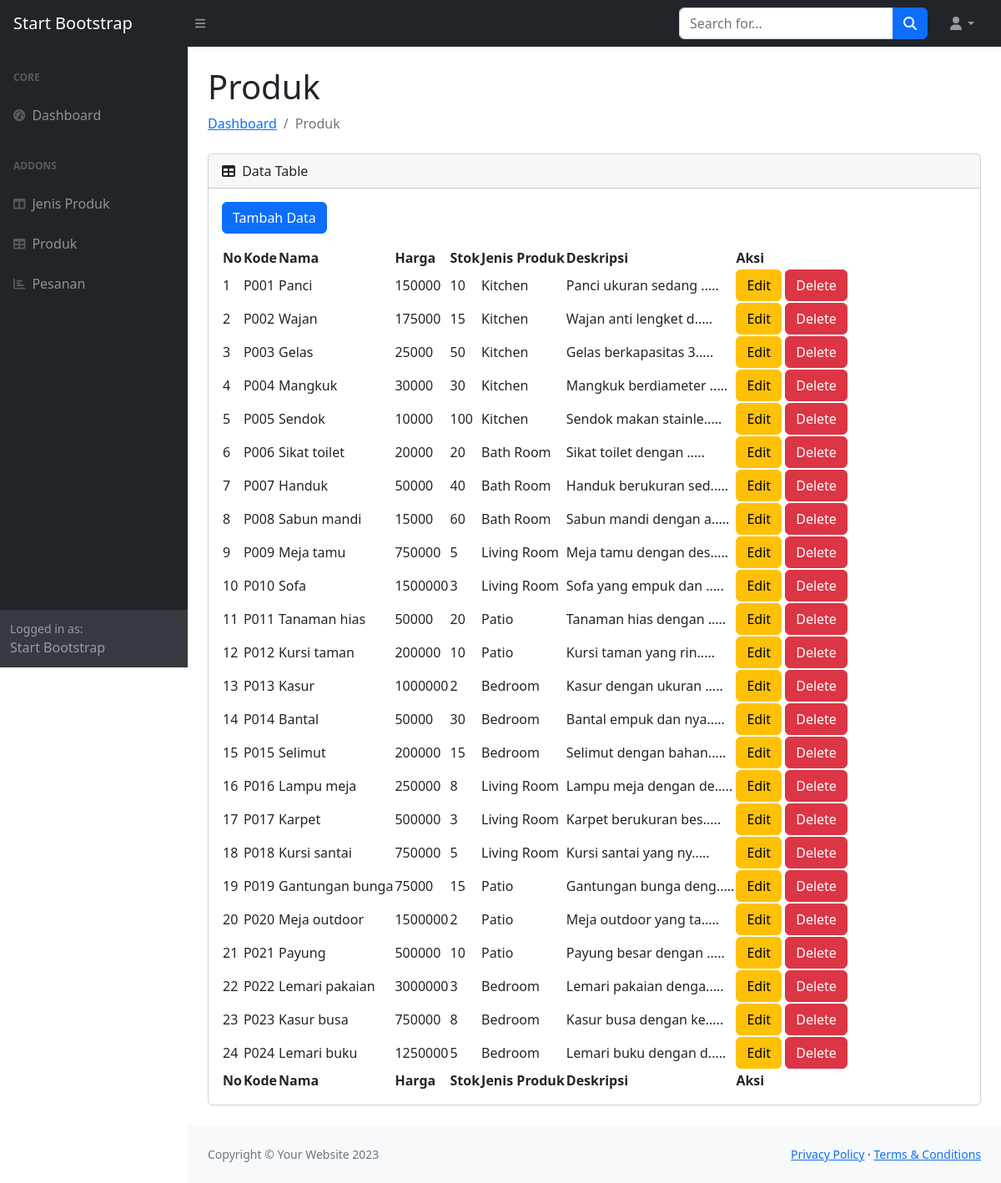
The app's page /admin/produk.php with its own data.
### tables this page shows
CREATE TABLE `produk` (
  `id` int(11) NOT NULL,
  `kode` varchar(45) DEFAULT NULL,
  `nama` varchar(45) NOT NULL,
  `harga` double NOT NULL,
  `stok` int(11) NOT NULL,
  `jenis_produk` varchar(45) NOT NULL,
  `desk` varchar(200) NOT NULL
);

### admin/produk.php (the view)
<?php include 'layouts/header.php' ?>
<main>
    <div class="container-fluid px-4">
        <h1 class="mt-4">Produk</h1>
        <ol class="breadcrumb mb-4">
            <li class="breadcrumb-item"><a href="index.php">Dashboard</a></li>
            <li class="breadcrumb-item active">Produk</li>
        </ol>
        <div class="card mb-4">
            <div class="card-header">
                <i class="fas fa-table me-1"></i>
                Data Table
            </div>
            <div class="card-body">
                <a href="form_produk.php" class="btn btn-primary mb-3">Tambah Data</a>
                <table id="datatablesSimple">
                    <thead>
                        <tr>
                            <th>No</th>
                            <th>Kode</th>
                            <th>Nama</th>
                            <th>Harga</th>
                            <th>Stok</th>
                            <th>Jenis Produk</th>
                            <th>Deskripsi</th>
                            <th>Aksi</th>
                        </tr>
                    </thead>
                    <tfoot>
                        <tr>
                            <th>No</th>
                            <th>Kode</th>
                            <th>Nama</th>
                            <th>Harga</th>
                            <th>Stok</th>
                            <th>Jenis Produk</th>
                            <th>Deskripsi</th>
                            <th>Aksi</th>
                        </tr>
                    </tfoot>
                    <tbody>
                        <?php
                        $sql = "SELECT * FROM produk";
                        $stmt = $dbh->prepare($sql);
                        $stmt->execute();
                        $produk = $stmt->fetchAll();
                        foreach ($produk as $jp) {
                        ?>
                            <tr>
                                <td><?= $jp['id'] ?></td>
                                <td><?= $jp['kode'] ?></td>
                                <td><?= $jp['nama'] ?></td>
                                <td><?= $jp['harga'] ?></td>
                                <td><?= $jp['stok'] ?></td>
                                <td><?= $jp['jenis_produk'] ?></td>
                                <td><?= substr($jp['desk'], 0, 20) ?>.....</td>
                                <td>
                                    <a href="form_produk.php?idedit=<?= $jp['id'] ?>" class="btn btn-warning">Edit</a>
                                    <a href="form_produk.php?iddel=<?= $jp['id'] ?>" class="btn btn-danger">Delete</a>
                                </td>
                            </tr>
                        <?php } ?>
                    </tbody>
                </table>
            </div>
        </div>
    </div>
</main>
<?php include 'layouts/footer.php' ?>

### records on screen
produk: id "1", kode "P001", nama "Panci", harga "150000", stok "10", jenis_produk "Kitchen", desk "Panci ukuran sedang"
produk: id "2", kode "P002", nama "Wajan", harga "175000", stok "15", jenis_produk "Kitchen", desk "Wajan anti lengket d"
produk: id "3", kode "P003", nama "Gelas", harga "25000", stok "50", jenis_produk "Kitchen", desk "Gelas berkapasitas 3"
produk: id "4", kode "P004", nama "Mangkuk", harga "30000", stok "30", jenis_produk "Kitchen", desk "Mangkuk berdiameter"
produk: id "5", kode "P005", nama "Sendok", harga "10000", stok "100", jenis_produk "Kitchen", desk "Sendok makan stainle"
produk: id "6", kode "P006", nama "Sikat toilet", harga "20000", stok "20", jenis_produk "Bath Room", desk "Sikat toilet dengan"
produk: id "7", kode "P007", nama "Handuk", harga "50000", stok "40", jenis_produk "Bath Room", desk "Handuk berukuran sed"
produk: id "8", kode "P008", nama "Sabun mandi", harga "15000", stok "60", jenis_produk "Bath Room", desk "Sabun mandi dengan a"
produk: id "9", kode "P009", nama "Meja tamu", harga "750000", stok "5", jenis_produk "Living Room", desk "Meja tamu dengan des"
produk: id "10", kode "P010", nama "Sofa", harga "1500000", stok "3", jenis_produk "Living Room", desk "Sofa yang empuk dan"
produk: id "11", kode "P011", nama "Tanaman hias", harga "50000", stok "20", jenis_produk "Patio", desk "Tanaman hias dengan"
produk: id "12", kode "P012", nama "Kursi taman", harga "200000", stok "10", jenis_produk "Patio", desk "Kursi taman yang rin"
produk: id "13", kode "P013", nama "Kasur", harga "1000000", stok "2", jenis_produk "Bedroom", desk "Kasur dengan ukuran"
produk: id "14", kode "P014", nama "Bantal", harga "50000", stok "30", jenis_produk "Bedroom", desk "Bantal empuk dan nya"
produk: id "15", kode "P015", nama "Selimut", harga "200000", stok "15", jenis_produk "Bedroom", desk "Selimut dengan bahan"
produk: id "16", kode "P016", nama "Lampu meja", harga "250000", stok "8", jenis_produk "Living Room", desk "Lampu meja dengan de"
produk: id "17", kode "P017", nama "Karpet", harga "500000", stok "3", jenis_produk "Living Room", desk "Karpet berukuran bes"
produk: id "18", kode "P018", nama "Kursi santai", harga "750000", stok "5", jenis_produk "Living Room", desk "Kursi santai yang ny"
produk: id "19", kode "P019", nama "Gantungan bunga", harga "75000", stok "15", jenis_produk "Patio", desk "Gantungan bunga deng"
produk: id "20", kode "P020", nama "Meja outdoor", harga "1500000", stok "2", jenis_produk "Patio", desk "Meja outdoor yang ta"
produk: id "21", kode "P021", nama "Payung", harga "500000", stok "10", jenis_produk "Patio", desk "Payung besar dengan"
produk: id "22", kode "P022", nama "Lemari pakaian", harga "3000000", stok "3", jenis_produk "Bedroom", desk "Lemari pakaian denga"
produk: id "23", kode "P023", nama "Kasur busa", harga "750000", stok "8", jenis_produk "Bedroom", desk "Kasur busa dengan ke"
produk: id "24", kode "P024", nama "Lemari buku", harga "1250000", stok "5", jenis_produk "Bedroom", desk "Lemari buku dengan d"
